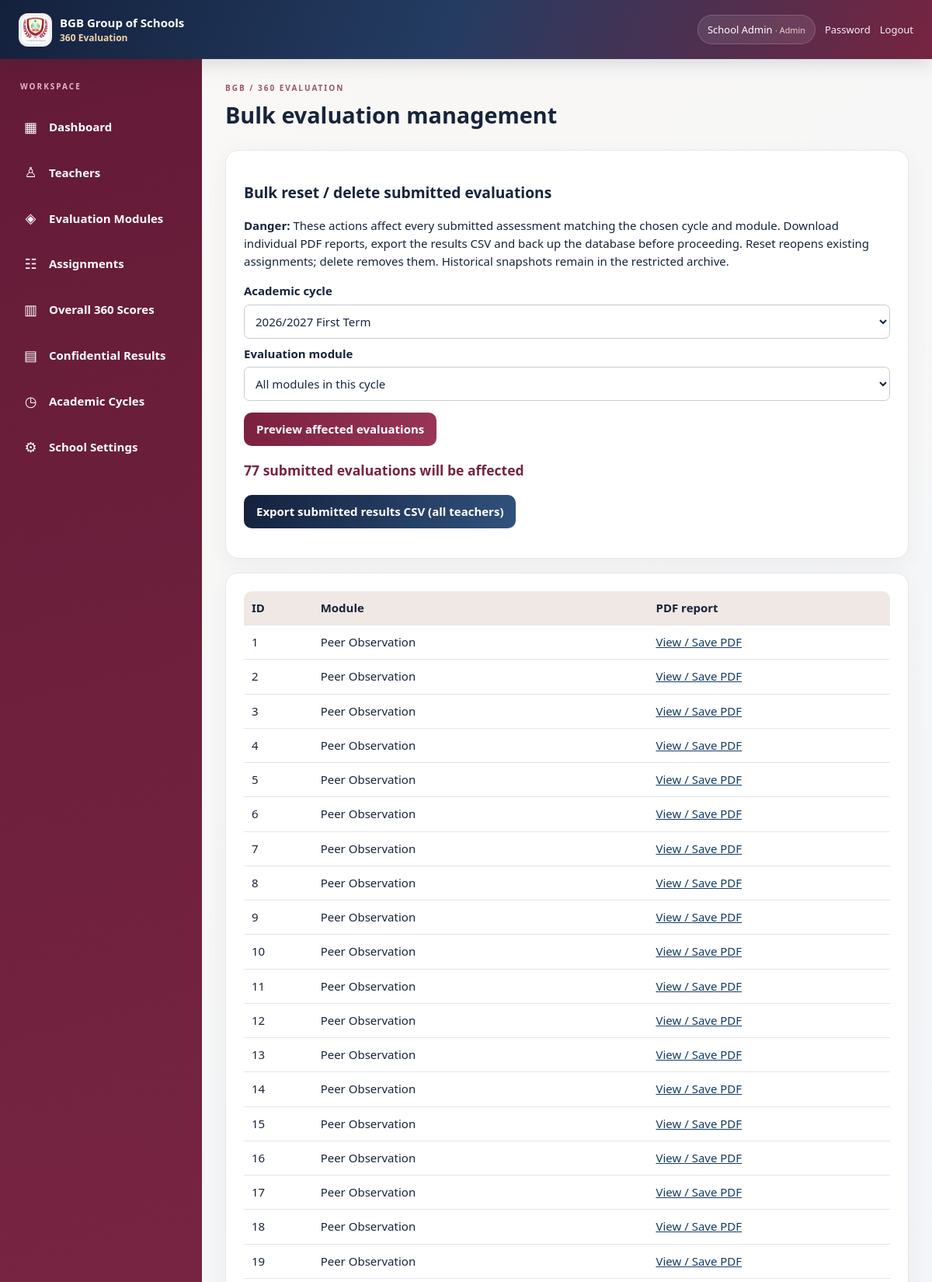
The app's page /admin/bulk_evaluations.php (signed in, upper part) with its own data.
### tables this page shows
CREATE TABLE `assignments` (
  `id` int NOT NULL,
  `module_id` int NOT NULL,
  `cycle_id` int NOT NULL,
  `evaluator_id` int NOT NULL,
  `subject_id` int NOT NULL,
  `status` enum('pending','draft','submitted') NOT NULL DEFAULT 'pending',
  `observation_date` date DEFAULT NULL,
  `subject_name` varchar(150) DEFAULT NULL,
  `class_name` varchar(100) DEFAULT NULL,
  `period_name` varchar(80) DEFAULT NULL,
  `created_at` timestamp NULL DEFAULT CURRENT_TIMESTAMP,
  `submitted_at` datetime DEFAULT NULL
);

CREATE TABLE `modules` (
  `id` int NOT NULL,
  `name` varchar(150) NOT NULL,
  `slug` varchar(150) NOT NULL,
  `description` text,
  `evaluator_role` enum('teacher','supervisor','management','admin','public') NOT NULL DEFAULT 'teacher',
  `rating_direction` enum('high','low') NOT NULL DEFAULT 'high',
  `is_active` tinyint DEFAULT '0',
  `created_at` timestamp NULL DEFAULT CURRENT_TIMESTAMP
);

### admin/bulk_evaluations.php (the view, shortened to what this page needs)
<?php
require __DIR__.'/../includes/core.php';require_login(['admin']);
$error='';$cycles=all('SELECT c.id,c.term,s.name session_name FROM evaluation_cycles c JOIN academic_sessions s ON s.id=c.session_id ORDER BY c.id DESC');$modules=all('SELECT id,name FROM modules ORDER BY id');
$cycle=(int)($_REQUEST['cycle_id']??0);$module=(int)($_REQUEST['module_id']??0);
if(!$cycle&&$cycles)$cycle=(int)$cycles[0]['id'];
$where="a.cycle_id=? AND a.status='submitted'";$args=[$cycle];if($module){$where.=' AND a.module_id=?';$args[]=$module;}
$rows=$cycle?all("SELECT a.*,m.name module_name FROM assignments a JOIN modules m ON m.id=a.module_id WHERE $where ORDER BY a.id",$args):[];
ob_start();?>
<div class="card"><h2>Bulk reset / delete submitted evaluations</h2><p><strong>Danger:</strong> These actions affect every submitted assessment matching the chosen cycle and module. Download individual PDF reports, export the results CSV and back up the database before proceeding. Reset reopens existing assignments; delete removes them. Historical snapshots remain in the restricted archive.</p><?php if($error):?><div class="alert error"><?=h($error)?></div><?php endif;?>
<form method="get"><label>Academic cycle</label><select name="cycle_id" required><?php foreach($cycles as $c):?><option value="<?=$c['id']?>" <?=$cycle==$c['id']?'selected':''?>><?=h($c['session_name'].' '.$c['term'])?></option><?php endforeach;?></select><label>Evaluation module</label><select name="module_id"><option value="0">All modules in this cycle</option><?php foreach($modules as $m):?><option value="<?=$m['id']?>" <?=$module==$m['id']?'selected':''?>><?=h($m['name'])?></option><?php endforeach;?></select><p><button>Preview affected evaluations</button></p></form><h3><?=count($rows)?> submitted evaluations will be affected</h3><p><a class="btn alt" href="<?=url('management/reports.php?csv=1')?>">Export submitted results CSV (all teachers)</a></p></div>
<?php if($rows):?><div class="card"><div class="tablewrap"><table><tr><th>ID</th><th>Module</th><th>PDF report</th></tr><?php foreach($rows as $a):?><tr><td><?=$a['id']?></td><td><?=h($a['module_name'])?></td><td><a href="<?=url('management/report.php?id='.$a['id'])?>" target="_blank" rel="noopener">View / Save PDF</a></td></tr><?php endforeach;?></table></div></div>
<?php endif;?>

### assets/css/style.css (style rules this page uses)
* { box-sizing:border-box }
body { margin:0;background:#f8f5ef;color:#1b2941;font:15px/1.55 system-ui,Arial,sans-serif }
a { color:#153d66 }
h2 { font-size:1.2rem }
.card { background:#fff;border:1px solid #e4ded4;border-radius:12px;padding:20px;margin:0 0 18px;box-shadow:0 3px 12px #18243a0a }
.btn,button { border:0;background:#70263c;color:white;padding:10px 16px;border-radius:8px;cursor:pointer;text-decoration:none;display:inline-block;font:inherit }
.btn.alt { background:#153d66 }
input,select,textarea { width:100%;border:1px solid #c7cbd1;border-radius:7px;padding:10px;font:inherit;background:#fff;color:#17273c }
label { display:block;font-weight:650;margin:8px 0 5px }
.tablewrap { overflow-x:auto }
table { border-collapse:collapse;width:100%;background:white }
td,th { border-bottom:1px solid #e5e6ea;text-align:left;padding:10px;vertical-align:top }
th { background:#f0e8e4 }
:root { --navy:#14213d;--maroon:#7b203e;--gold:#d6ae60;--cream:#faf8f5;--ink:#17243a }
body { background:linear-gradient(140deg,#faf8f5,#f0f4fa 65%,#faf3f4);color:var(--ink) }
.card { border:1px solid #eae5e8;border-radius:17px;padding:23px;box-shadow:0 8px 28px #2634530d;transition:box-shadow .2s,transform .2s }
.btn,button:not(.menu-toggle) { background:linear-gradient(110deg,#7b203e,#9a3657);border-radius:10px;font-weight:600;transition:transform .18s,box-shadow .18s }
.btn.alt { background:linear-gradient(110deg,#14213d,#31527d) }
.card h3 { color:#762440 }
.card form p { margin-bottom:0 }
html { width:100%;overflow-x:hidden;-webkit-text-size-adjust:100% }
body { min-width:0;width:100%;overflow-x:hidden }
.shell,main,.card,.grid,.formgrid,.actions { min-width:0 }
.card { max-width:100% }
.card h1,.card h2,.card h3 { overflow-wrap:break-word }
.tablewrap { display:block;width:100%;max-width:100%;overflow-x:auto;overflow-y:hidden;-webkit-overflow-scrolling:touch;overscroll-behavior-x:contain;border-radius:10px }
.tablewrap table { width:100%;min-width:650px;border-collapse:collapse;table-layout:auto }
.tablewrap th,.tablewrap td { white-space:nowrap;word-break:normal;overflow-wrap:normal;vertical-align:middle }
input,select,textarea { min-width:0;max-width:100% }

### records on screen
assignments: id "1", module.name "Peer Observation"
assignments: id "2", module.name "Peer Observation"
assignments: id "3", module.name "Peer Observation"
assignments: id "4", module.name "Peer Observation"
assignments: id "5", module.name "Peer Observation"
assignments: id "6", module.name "Peer Observation"
assignments: id "7", module.name "Peer Observation"
assignments: id "8", module.name "Peer Observation"
assignments: id "9", module.name "Peer Observation"
assignments: id "10", module.name "Peer Observation"
assignments: id "11", module.name "Peer Observation"
assignments: id "12", module.name "Peer Observation"
assignments: id "13", module.name "Peer Observation"
assignments: id "14", module.name "Peer Observation"
assignments: id "15", module.name "Peer Observation"
assignments: id "16", module.name "Peer Observation"
assignments: id "17", module.name "Peer Observation"
assignments: id "18", module.name "Peer Observation"
assignments: id "19", module.name "Peer Observation"

### other values on screen
$school['school_name'] "BGB Group of Schools"
$u['name'] "School Admin"
$role "Admin"
$item[1] "▦"
$item[0] "Dashboard"
$item[1] "♙"
$item[0] "Teachers"
$item[1] "◈"
$item[0] "Evaluation Modules"
$item[1] "☷"
$item[0] "Assignments"
$item[1] "▥"
$item[0] "Overall 360 Scores"
$item[1] "▤"
$item[0] "Confidential Results"
